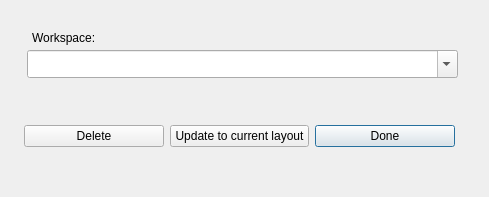
<?xml version="1.0" encoding="UTF-8"?>
<ui version="4.0">
 <class>Workspacedlg</class>
 <widget class="QDialog" name="Workspacedlg">
  <property name="geometry">
   <rect>
    <x>0</x>
    <y>0</y>
    <width>489</width>
    <height>197</height>
   </rect>
  </property>
  <property name="sizePolicy">
   <sizepolicy hsizetype="Preferred" vsizetype="Preferred">
    <horstretch>0</horstretch>
    <verstretch>0</verstretch>
   </sizepolicy>
  </property>
  <property name="windowTitle">
   <string>Manage Workspaces</string>
  </property>
  <widget class="QComboBox" name="workspaceCB">
   <property name="geometry">
    <rect>
     <x>27</x>
     <y>50</y>
     <width>431</width>
     <height>28</height>
    </rect>
   </property>
   <property name="sizePolicy">
    <sizepolicy hsizetype="Minimum" vsizetype="Fixed">
     <horstretch>0</horstretch>
     <verstretch>0</verstretch>
    </sizepolicy>
   </property>
   <property name="editable">
    <bool>true</bool>
   </property>
   <property name="sizeAdjustPolicy">
    <enum>QComboBox::AdjustToMinimumContentsLengthWithIcon</enum>
   </property>
   <property name="iconSize">
    <size>
     <width>16</width>
     <height>24</height>
    </size>
   </property>
  </widget>
  <widget class="QLabel" name="workspaceLbl">
   <property name="geometry">
    <rect>
     <x>32</x>
     <y>30</y>
     <width>421</width>
     <height>16</height>
    </rect>
   </property>
   <property name="text">
    <string>Workspace:</string>
   </property>
  </widget>
  <widget class="QWidget" name="layoutWidget">
   <property name="geometry">
    <rect>
     <x>24</x>
     <y>120</y>
     <width>431</width>
     <height>32</height>
    </rect>
   </property>
   <layout class="QHBoxLayout" name="horizontalLayout">
    <item>
     <widget class="QPushButton" name="deleteBtn">
      <property name="text">
       <string>Delete</string>
      </property>
     </widget>
    </item>
    <item>
     <widget class="QPushButton" name="reassignBtn">
      <property name="text">
       <string>Update to current layout</string>
      </property>
     </widget>
    </item>
    <item>
     <widget class="QPushButton" name="doneBtn">
      <property name="text">
       <string>Done</string>
      </property>
      <property name="default">
       <bool>true</bool>
      </property>
     </widget>
    </item>
   </layout>
  </widget>
  <widget class="QLabel" name="status">
   <property name="geometry">
    <rect>
     <x>20</x>
     <y>160</y>
     <width>441</width>
     <height>20</height>
    </rect>
   </property>
   <property name="text">
    <string/>
   </property>
   <property name="alignment">
    <set>Qt::AlignRight|Qt::AlignTrailing|Qt::AlignVCenter</set>
   </property>
  </widget>
 </widget>
 <resources/>
 <connections>
  <connection>
   <sender>doneBtn</sender>
   <signal>pressed()</signal>
   <receiver>Workspacedlg</receiver>
   <slot>accept()</slot>
   <hints>
    <hint type="sourcelabel">
     <x>346</x>
     <y>105</y>
    </hint>
    <hint type="destinationlabel">
     <x>222</x>
     <y>80</y>
    </hint>
   </hints>
  </connection>
 </connections>
</ui>
